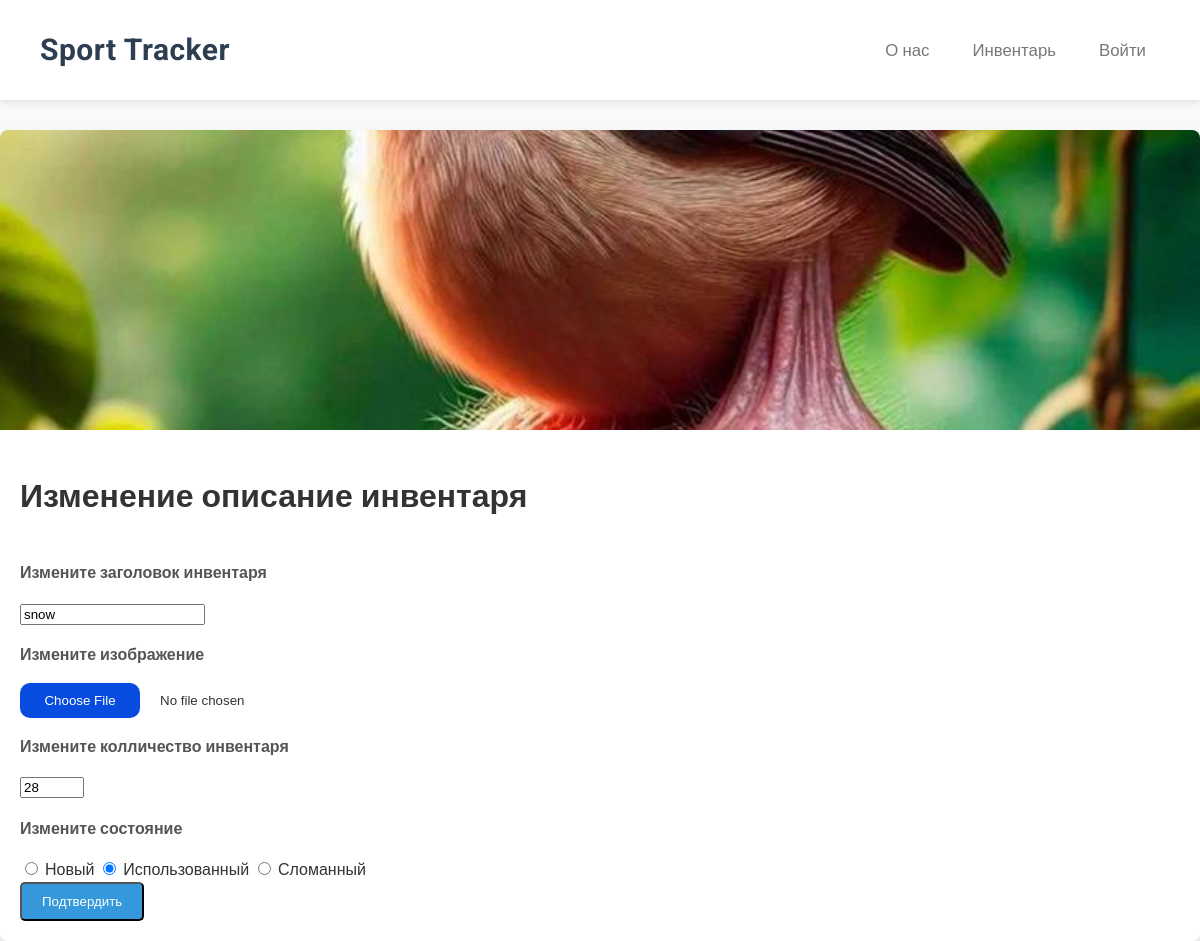
Page /voting?id=1 on the earlier database version.
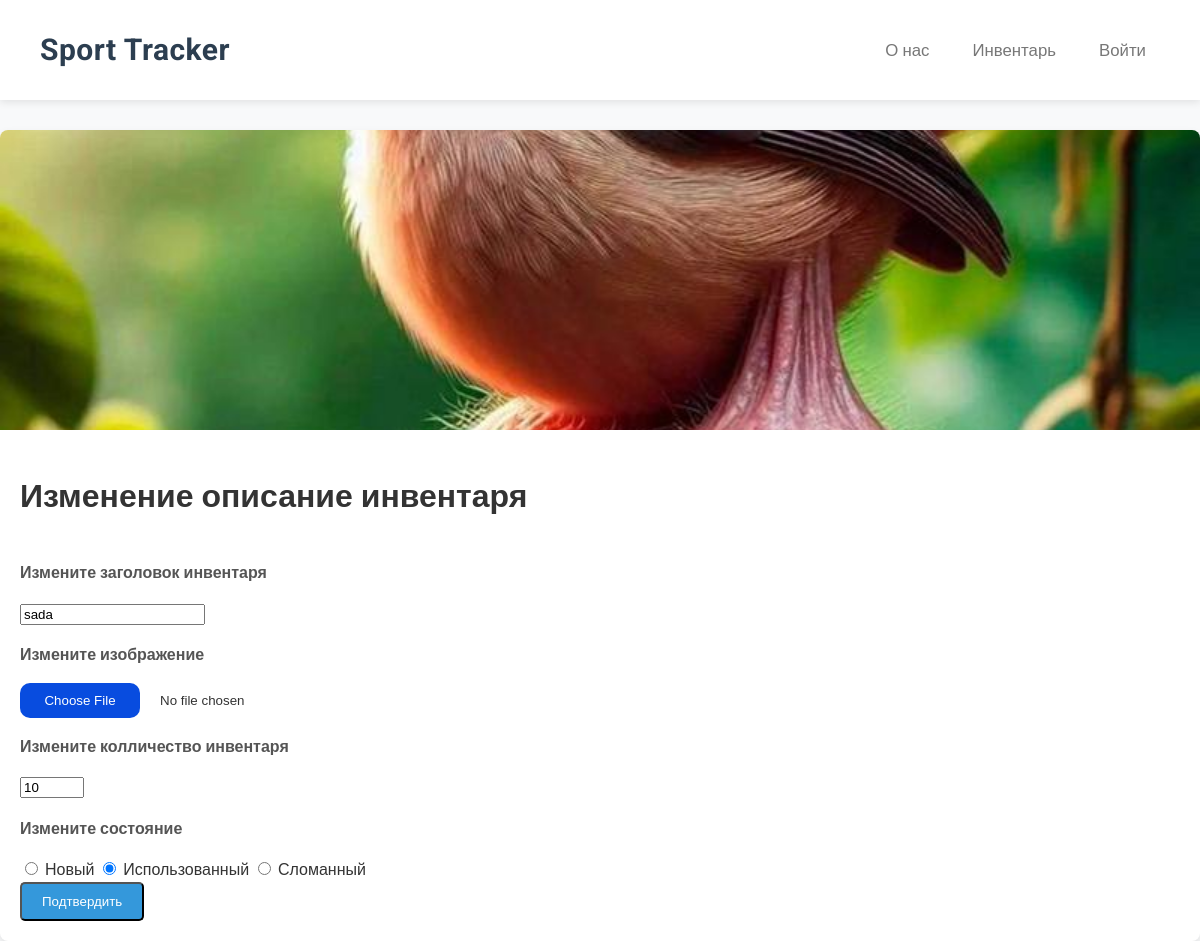
Same page on the later database version.
### main/models.py (models this page shows, shortened)
class Votings(models.Model):
    author = models.ForeignKey(User, on_delete=models.CASCADE)
    image = models.ImageField(upload_to=get_image_upload_path, blank=True, null=True)
    name = models.TextField()
    questions_number = models.IntegerField()
    type_of_voting = models.TextField()

### main/views.py (the view, shortened to what this page needs)
# urls.py: path('voting', voting, name='voting'),
def voting(request):
    context = {"IsExist": False}
    id_of_page = request.GET.get("id", None)
    if id_of_page is None:
        return redirect("/catalog")
    try:
        _voting = get_object_or_404(Votings, id=id_of_page)
        context["IsExist"] = True
        context["about_label"] = _voting.name
        context["author"] = _voting.author
        context["questions_number"] = _voting.questions_number
        context["voting_id"] = _voting.id
        context["type_of_voting"] = _voting.type_of_voting
        directory = os.path.join('main', 'uploads', 'users', 'admin')
        context["url_to_avatar"] = ""
        if os.path.exists(directory):
            if os.listdir(directory):
                context["url_to_avatar"] = f"/uploads/users/admin/{os.listdir(directory)[0]}"
        directory = os.path.join('main', 'uploads', 'votings', 'admin', str(_voting.id))
        context["url_to_header"] = ""
        if os.path.exists(directory):
            if os.listdir(directory):
                context["url_to_header"] = f"/uploads/votings/admin/{_voting.id}/{os.listdir(directory)[0]}"
        context['BASE_DIR'] = BASE_DIR
    except Exception as e:
        print(e)
        return HttpResponse("Голосование не найдено или ошибка!")
    return render(request, 'voting.html', context)

### main/templates/voting.html (shortened to what this page needs)
{% load static %}
<!DOCTYPE html>
<html lang="en">
<head>
    <link rel="stylesheet" href="{% static 'survey.css' %}">
    <link rel="stylesheet" href="{% static 'profile.css' %}">
    <link rel="stylesheet" href="{% static 'about_us.css' %}">
    <link rel="stylesheet" href="{% static 'header.css' %}">
</head>
{% include 'header.html' %}
<body>
    <div class="container">
    <div class="item">
      <div class="wrapper exmpl"><img src="{{ url_to_header }}" alt="Шапка опроса"></div>
      <div class="card">
        {% if IsExist %}
         <h1>Изменение описание инвентаря</h1>
        <form  method="post" enctype="multipart/form-data" action="/voting?id={{ voting_id }}">
            <div>
                <p><b>Измените заголовок инвентаря</b></p>
                <input type="text" name="about_label" maxlength="100" required value="{{ about_label }}">
            </div>
            <div>
                <p><b>Измените изображение</b></p>
                <input type="file" name="image"  accept="image/*">
            </div>
            <div>
                <p><b>Измените колличество инвентаря</b></p>
                <input type="number" name="questions_count"  min="1" max="100" onchange="OnChangeQuestionsCount()" value="{{ questions_number }}">
            </div>
            <div id="Questions">
                <div id="Question0">
                    <div>
                        <p><b>Измените состояние</b></p>
                        <input type="radio" name="type_question0" maxlength="500" required value="one" id="one" {% if type_of_voting == "one" %}checked{% endif %}>
                        <label for="one">Новый</label>
                        <input type="radio" name="type_question0" maxlength="500" required value="multi" id="multi" {% if type_of_voting == "multi" %}checked{% endif %}>
                        <label for="multi">Использованный</label>
                        <input type="radio" name="type_question0" maxlength="500" required value="end" id="end" {% if type_of_voting == "end" %}checked{% endif %}>
                        <label for="end">Сломанный</label>
                    </div>
                </div>
            </div>
            <input class="card_link" type="submit" value="Подтвердить">
        </form>
        {% else %}
        <h3>Инвентарь не найдено!</h3>
        {% endif %}
      </div>
    </div>
</div>
</body>
</html>

Differences in the rows shown:
changed Votings "☐ Новый": about_label "snow" → "sada"
Other differences:
form field questions_count: "28" → "10"
